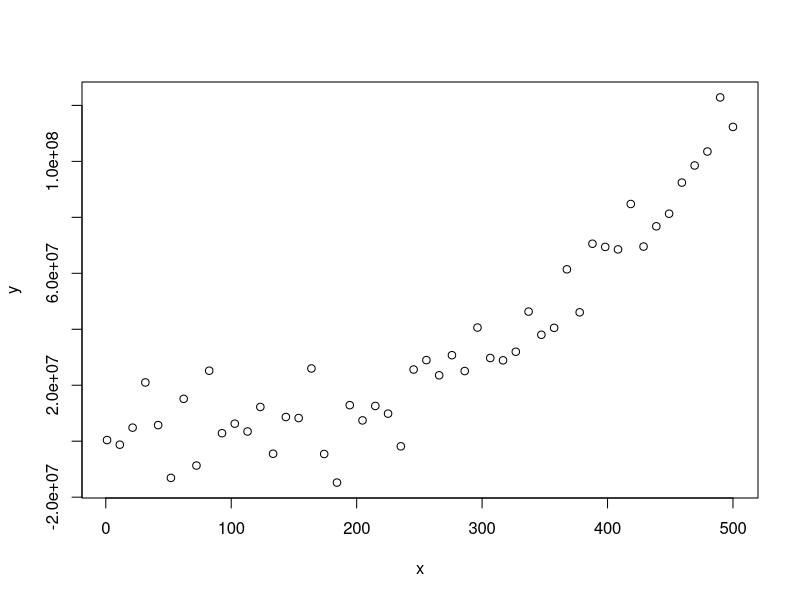

Recreate this plot in R. (Note: this script raises an error after producing the figure.)
## ---- chunk 1
n <- 50
M <- 500
x <- seq(1,M,len=n)
X <- cbind(1,x,x^2,x^3)
beta <- matrix(c(1,1,1,1),4,1)
y <- X%*%beta+rnorm(n,sd=10^7)
plot(x,y)
solve(crossprod(X))%*%crossprod(X,y)

tail(X)
crossprod(X)
QR <- qr(X)
Q <- qr.Q( QR )
R <- qr.R( QR )

backsolve(R,crossprod(Q,y))

plot(x,y)
fitted <- tcrossprod(Q)%*%y
lines(x,fitted,col=2)

## ---- chunk 2
qr.X <- qr(X)
R <- qr.R(qr.X)
Q <- qr.Q(qr.X)
betahat <- solve(R, crossprod(Q,y) )
betahat
